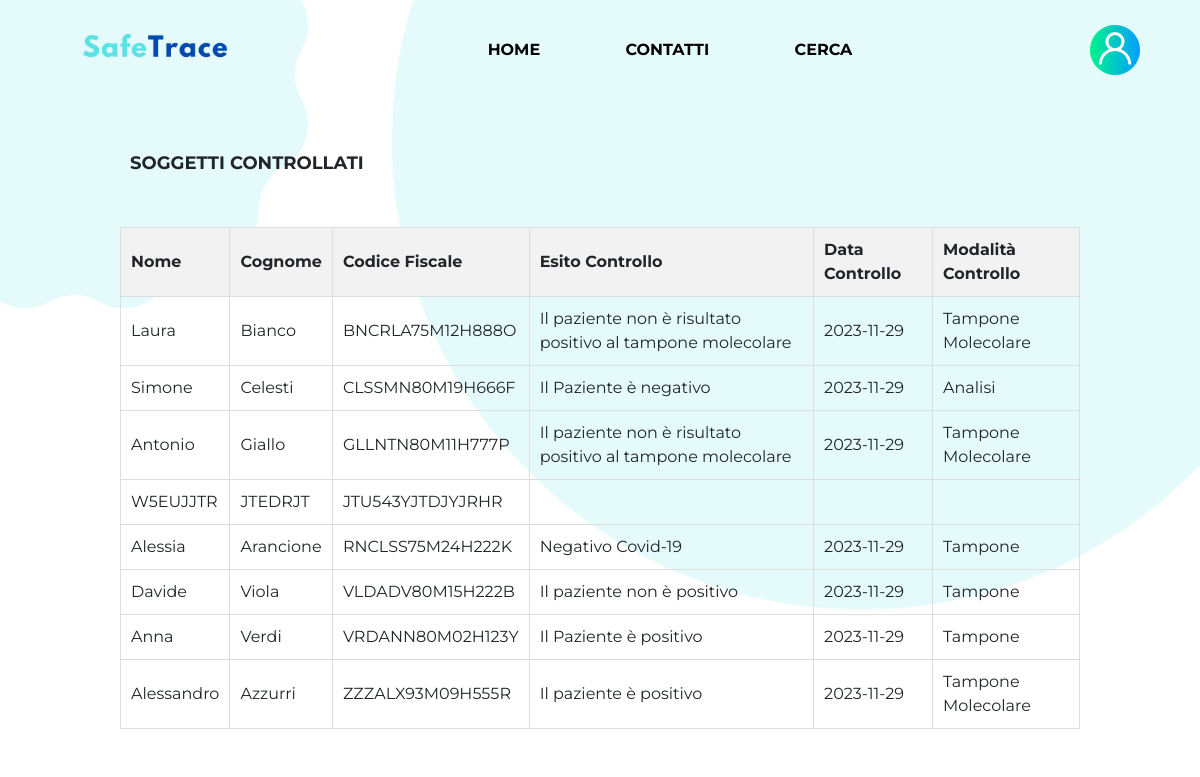
The app's page /ListaControlli.php with its own data.
### tables this page shows
CREATE TABLE `pazienti` (
  `CodiceFiscale` varchar(16) NOT NULL,
  `Nome` varchar(50) NOT NULL,
  `Cognome` varchar(50) NOT NULL,
  `DataNascita` date DEFAULT NULL,
  `password` varchar(20) NOT NULL,
  `Indirizzo` varchar(255) DEFAULT NULL,
  `Email` varchar(50) DEFAULT NULL,
  `Telefono` varchar(15) DEFAULT NULL,
  `positivo` tinyint(1) NOT NULL,
  `controllo` tinyint(1) NOT NULL,
  `Esito_controllo` varchar(200) DEFAULT NULL,
  `data_controllo` date DEFAULT NULL,
  `Modalita_controllo` varchar(200) DEFAULT NULL
);

### ListaControlli.php (the view, shortened to what this page needs)
<!DOCTYPE html>
<html lang="en">
<head>
    <link rel="stylesheet" href="https://cdn.jsdelivr.net/npm/bootstrap@4.3.1/dist/css/bootstrap.min.css">
    <link rel="stylesheet" href="css/style.css" class="StyleLog">
</head>
<body>
<header>
    <div class="mainheader">
        <div class="logo">
            <img src="SafeTrace.png">
        </div>
        <nav>
            <a href="@">Home</a>
            <a href="@">Contatti</a>
            <a href="login.php">cerca</a>
        </nav>
        <div class="menubtn">
            <a href="Login.php">
                <div class="UserLog"><img src="user.png" width="50" height="50">
            </a>
        </div>
    </div>
    <div class="container visual-heading"><strong>soggetti controllati</strong></div>
    <main>
    <?php
include "Connessione.php";
$selectSql = "SELECT Nome, Cognome, CodiceFiscale, Esito_Controllo, data_Controllo, Modalita_Controllo FROM pazienti WHERE controllo = 1";
$result = $conn->query($selectSql);
if ($result) {
    ?>
    <table>
        <tr>
            <th>Nome</th>
            <th>Cognome</th>
            <th>Codice Fiscale</th>
            <th>Esito Controllo</th>
            <th>Data Controllo</th>
            <th>Modalità Controllo</th>
        </tr>
        <?php
        while ($row = $result->fetch_assoc()) {
            echo "<tr>
                    <td>{$row['Nome']}</td>
                    <td>{$row['Cognome']}</td>
                    <td>{$row['CodiceFiscale']}</td>
                    <td>{$row['Esito_Controllo']}</td>
                    <td>{$row['data_Controllo']}</td>
                    <td>{$row['Modalita_Controllo']}</td>
                  </tr>";
        }
        ?>
    </table>
    <?php
} else {
    echo "Errore nella query: " . $conn->error;
}
?>
    </main>
</header>
</body>
</html>

### css/style.css (style rules this page uses)
* { margin: 0; padding: 0; box-sizing: border-box; font-family: 'Montserrat', sans-serif; }
header { width: 100%; background-image:url('../Sfondo_Index.png') ; background-size: 100%; background-repeat: no-repeat; }
.mainheader { width: 100%; height: 100px; display:flex; justify-content: space-between; align-items: center; }
.mainheader .logo img { width: 250px; height: 10 0px; padding-left: 60px; }
.mainheader nav { width: 450px; display: flex; justify-content: space-around; align-items: center; }
.mainheader nav a { font-weight: bold; text-decoration: none; color: black; text-transform: uppercase; }
.menubtn { margin-right: 60px; }
main { width: 100%; display:flex; justify-content: space-between; align-items: center; }

### ListaControlli.php (style rules this page uses)
body { font-family: Arial, sans-serif; }
table { width: 80%; border-collapse: collapse; margin: 20px auto; }
th, td { border: 1px solid #ddd; padding: 10px; text-align: left; }
th { background-color: #f2f2f2; }
.visual-heading { padding-left: 100px; font-weight: 500; font-size: 18px; text-transform: uppercase; padding-top: 50px; padding-bottom: 30px; }

### records on screen
pazienti: Nome "Laura", Cognome "Bianco", CodiceFiscale "BNCRLA75M12H888O", Esito_controllo "Il paziente non è risultato positivo al tampone molecolare", data_controllo "2023-11-29", Modalita_controllo "Tampone Molecolare"
pazienti: Nome "Simone", Cognome "Celesti", CodiceFiscale "CLSSMN80M19H666F", Esito_controllo "Il Paziente è negativo", data_controllo "2023-11-29", Modalita_controllo "Analisi"
pazienti: Nome "Antonio", Cognome "Giallo", CodiceFiscale "GLLNTN80M11H777P", Esito_controllo "Il paziente non è risultato positivo al tampone molecolare", data_controllo "2023-11-29", Modalita_controllo "Tampone Molecolare"
pazienti: Nome "W5EUJJTR", Cognome "JTEDRJT", CodiceFiscale "JTU543YJTDJYJRHR"
pazienti: Nome "Alessia", Cognome "Arancione", CodiceFiscale "RNCLSS75M24H222K", Esito_controllo "Negativo Covid-19", data_controllo "2023-11-29", Modalita_controllo "Tampone"
pazienti: Nome "Davide", Cognome "Viola", CodiceFiscale "VLDADV80M15H222B", Esito_controllo "Il paziente non è positivo", data_controllo "2023-11-29", Modalita_controllo "Tampone"
pazienti: Nome "Anna", Cognome "Verdi", CodiceFiscale "VRDANN80M02H123Y", Esito_controllo "Il Paziente è positivo", data_controllo "2023-11-29", Modalita_controllo "Tampone"
pazienti: Nome "Alessandro", Cognome "Azzurri", CodiceFiscale "ZZZALX93M09H555R", Esito_controllo "Il paziente è positivo", data_controllo "2023-11-29", Modalita_controllo "Tampone Molecolare"
